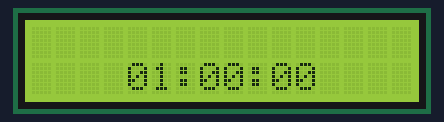
A sketch run on a simulated Arduino Uno, built with avr-gcc and run on an emulated ATmega328P. Shown: 16×2 character LCD. What the sketch prints to the serial monitor is not drawn.

Above: at 0.1 s.
At 5.2 s:
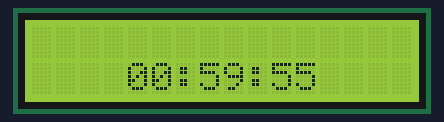
At 10.2 s:
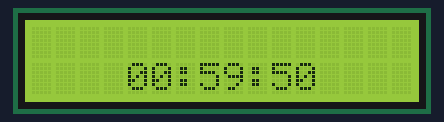
At 19.3 s:
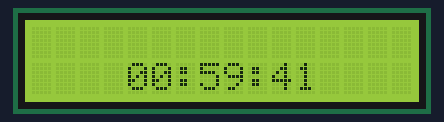
At 28.4 s:
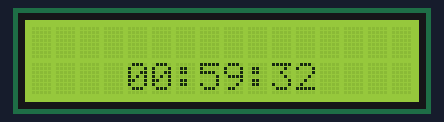
At 38.5 s:
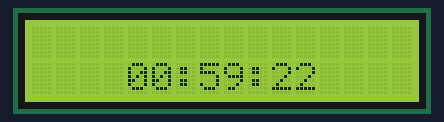

The sketch:

BombaAirsoft.ino
```cpp
#include "displayLCD.h"
#include <LiquidCrystal.h>

LiquidCrystal lcd(LCD_RS, LCD_E, LCD_DB4, LCD_DB5, LCD_DB6, LCD_DB7);

  //Variavél recebe tempo de jogo;
  int tempoEscolhido = 60;
  //Recebe tempo total de jogo em minutos menos o segundo inicial;
  int tempoFormatado = tempoEscolhido - 1;
  //Recebe horas de jogo;
  int horas;
  //Recebe minutos de jogo;
  int minutos;
  //Recebe segundos de jogo;
  int segundos;

void setup() {
  Serial.begin(9600);
  lcd.begin(16,2);

  //Configuração Inicial do Cronômetro;
  horas = tempoFormatado / 60;
  Serial.print("Hora Inicial: ");
  Serial.println(horas);
  minutos = tempoFormatado % 60;
  Serial.print("Minuto Inicial: ");
  Serial.println(minutos);
  segundos = 60;
  Serial.print("Segundo Inicial: ");
  Serial.println(segundos);
  //Fim da configuração do cronômetro;
}

void loop() {
  cronometro(tempoFormatado);
}

//Função que inicia a contagem, recebe o tempoFormatado;
void cronometro(int tempoMin){

//O LOOP acontece enquanto segundos forem diferentes de zero (valor que muda dentro de condições IF ao final do laço);
  while(segundos != 0){
    Serial.println("Entrou no LAÇO");

    //Verifica se a hora é menor que 10 para formatação do texto e se não apenas escreve a hora;
    if(horas < 10){
      Serial.print("Horas LAÇO: ");
      Serial.println(horas);
      lcd.setCursor(4,1);
      lcd.print('0');
      lcd.print(horas);
    }else {
      Serial.print("Horas LAÇO: ");
      Serial.println(horas);
      lcd.setCursor(4,1);
      lcd.print(horas);
    }

    //Escreve os dois pontos do formato horas ":" ;
    lcd.setCursor(6,1);
    lcd.print(":");

    //Verifica se o minuto é menor que 10 para formatação do texto;
    if(minutos < 10){
      Serial.print("Minutos LAÇO: ");
      Serial.println(minutos);
      lcd.setCursor(7,1);
      lcd.print('0');
      lcd.print(minutos);
    //Verifica se os minutos + segundos equivalem a 1 hora se sim formata a saída, se não apenas exibe os minutos;
    }else if ((minutos == 59) && (segundos == 60)){
      int horasVisor = horas + 1;
        if(horasVisor < 10){
        lcd.setCursor(4,1);
        lcd.print('0');
        lcd.print(horasVisor);

        lcd.setCursor(7,1);
        lcd.print("00");
        }else {
          lcd.setCursor(4,1);
          lcd.print(horasVisor);
        }
    }else {
      Serial.print("Minutos LAÇO: ");
      Serial.println(minutos);
      lcd.setCursor(7,1);
      lcd.print(minutos);
    }

   //Escreve os dois pontos do formato  horas":"minutos":" ;
    lcd.setCursor(9,1);
    lcd.print(":");

  //Verifica se o segundo é menor que 10 para formatação do texto;
    if(segundos < 10){
      Serial.print("Segundos LAÇO: ");
      Serial.println(segundos);
      lcd.setCursor(10,1);
      lcd.print('0');
      lcd.print(segundos);
    //Formata minutos para segundos igual a 60;
    }else if(segundos == 60){
      int minutosVisor = minutos + 1;
      if((minutos >= 0) && (minutos < 59)){
        if(minutosVisor < 10){
          lcd.setCursor(7,1);
          lcd.print('0');
          lcd.print(minutosVisor);
        }else {
          lcd.setCursor(7,1);
          lcd.print(minutosVisor);
        }
      }
      lcd.setCursor(10,1);
      lcd.print("00");
      }else {
      Serial.print("Segundos LAÇO: ");
      Serial.println(segundos);
      lcd.setCursor(10,1);
      lcd.print(segundos);
    }
    //Exibe a tela durante 1 segundo e diminui segundos;
    delay(1000);
    lcd.clear();
    segundos --;

    //
    if((horas > 0) && (segundos == 0)){
    Serial.println("Entrou no IF horas > 0");
      if(minutos != 0){
        minutos --;
        segundos = 60;
      }else {
        horas --;
        minutos = 59;
        segundos = 60;
      }

   }

   if((horas == 0) && (minutos != 0) && (segundos == 0)){
    Serial.println("Entrou no IF horas == 0 e minutos != 0");
    segundos = 60;
    minutos --;
   }

   if((horas > 0) && (minutos == 00) && (segundos == 0)){
    Serial.println("Entrou no IF horas > 0 e minutos == 0");
    segundos = 60;
    horas --;
   }

   if((horas == 1) && (minutos == 0) && (segundos == 0)){
    Serial.println("Entrou no Quarto IF");
    segundos = 60;
    horas --;
    minutos = 59;
   }

   if((horas == 0) && (minutos == 0) && (segundos == 0)){
    lcd.setCursor(2,0);
    lcd.print("GAME OVER!!!");
    delay(1000);
  }
 }
}
```

displayLCD.h
```cpp
#ifndef DisplayLCD_H
#define DisplayLCD_H

#define LCD_RS 12 //Registrador de seleção do sinal.
#define LCD_E 13 //Habilita ou desabilita o sinal.
//Barramento Data Bus (4bits)
#define LCD_DB4 7
#define LCD_DB5 6
#define LCD_DB6 5
#define LCD_DB7 4

#endif
```

Measured:
- what the display in image 1 shows lasts 1.1 s, from 5.1 s to 6.2 s
